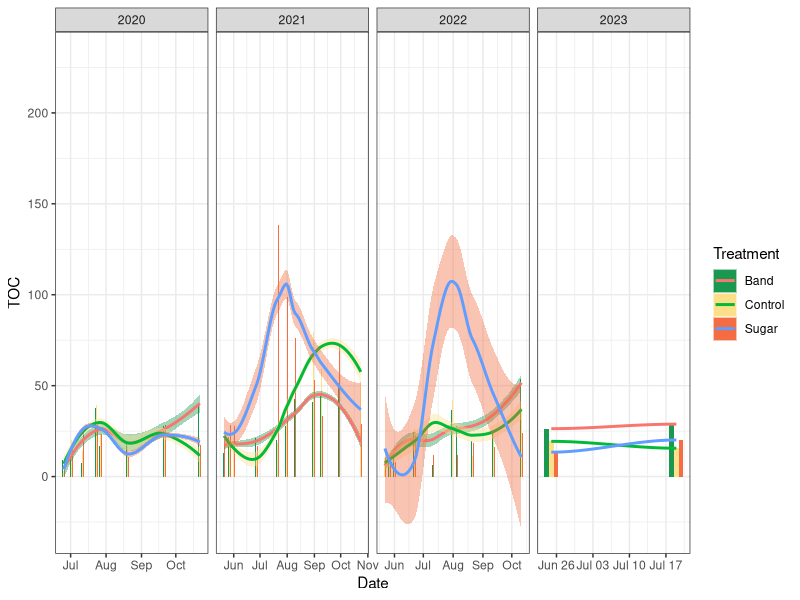

This figure's R source: (Note: this script raises an error after producing the figure.)
## ---- chunk 1
#| warning: false

library(tidyverse)
library(readxl)
library(lubridate)

DOC <- read_xlsx("data/DOC2020-2023.xlsx")
DOC$Date <- dmy(DOC$Date)
DOC$Treatment <- as.factor(DOC$Treatment)
glimpse(DOC)
## ---- chunk 2
DOC %>% 
    group_by(Date,Treatment) %>% 
    transmute(TOC = mean(TOC,na.rm = T)) %>% 
    ggplot(aes(Date,TOC))+
    geom_bar(aes(fill =  Treatment),
             stat="identity",
             position=position_dodge())+
    geom_smooth(aes(fill=Treatment,color = Treatment))+
    facet_wrap(year(Date)~.,scales = "free_x",ncol = 4)+
    
    theme_bw()+
    scale_fill_manual(values=c("#1a9850", "#fee08b", "#f46d43"))
    scale_color_manual(values = c("#1a9850", "#fee08b", "#f46d43"))
    
## ---- chunk 3
DOC %>% 
    filter(Period == "Pre-treatment") %>% 
    group_by(ID) %>% 
    transmute(TOC_m = mean(TOC,na.rm = T),
              TC_m = mean(TC,na.rm = T),
              IC_m = mean(IC,na.rm = T),
              TN_m = mean(TN,na.rm = T),
              TCN_m = mean(TCN,na.rm = T)) %>% 
    unique.data.frame() -> DOC_Cov
#%>% 
    #glimpse()

## ---- chunk 4
DOC %>% 
    filter(Period != "Pre-treatment") %>% 
    merge(DOC_Cov,by = "ID",all = T) %>% 
    unique.data.frame() -> DOC_full

## ---- chunk 5
pH <- read_csv("data/PH2020-2023.csv")
glimpse(pH)
## ---- chunk 6
pH %>% 
    filter(Period == "Pre-treatment") %>% 
    group_by(ID) %>% 
    transmute(pH_mean = mean(pH,na.rm = T)) %>% 
    unique.data.frame() -> pH_Cov
## ---- chunk 7
pH %>% 
    filter(Period != "Pre-treatment") %>% 
    merge(pH_Cov,by = "ID",all = T) %>% 
    unique.data.frame() -> pH_full
## ---- chunk 8
DOC_Ph_full <- merge(DOC_full,pH_full,
                     by = c("ID","Date","Set","Year","Block","Plot",
                             "Treatment","Period","Slope","SLayer"))
## ---- chunk 9
write.csv(DOC_full,"DOC_full.csv",row.names = F)
write.csv(pH_full,"pH_full.csv",row.names = F)
## ---- chunk 10

